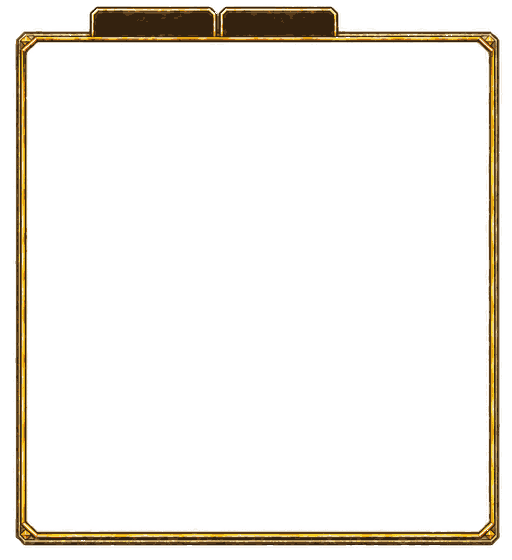
#> input picture docs/assets/settings_inner_frame_owner_v122_source.png, 512 x 560 px
$ python prepare_settings_view.py
#> lines starting #> are read from the running program, lines starting #| are printed output that depends on the picture
"""Convert the user's original empty-tab Settings inner frame for WoW.

The provided 1199x1312 RGBA artwork is stored as an alpha-preserving,
palette-optimized 512x560 transport PNG. The complete ornamentation and both
unlettered tabs remain in the image; Lua supplies localized interactive text.

Match the existing General inner-frame display geometry (774x985), using a
power-of-two TGA texture that WoW can load without texture-coordinate tricks.
"""
from pathlib import Path
from PIL import Image

root = Path(__file__).resolve().parents[1]
source = root / "docs/assets/settings_inner_frame_owner_v122_source.png"
out = root / "addon/WarScore/Media/General/settings_inner_frame_owner_v122.tga"

with Image.open(source) as provided:
#> provided is the input picture: PIL image 512x560 P; mean R, G, B, A 16, 10.7, 4.2, 24.6
    provided.load()
    if provided.size != (512, 560):
        raise ValueError(f"Unexpected v122 Settings frame size: {provided.size}")
    artwork = provided.convert("RGBA")
    if not artwork.getchannel("A").getbbox():
        raise ValueError("Owner Settings artwork has no visible pixels")
    # The established General panel displays the original 1199x1312 canvas
    # as 774x985; pre-stretch to square TGA to retain that exact drawn layout.
    texture = artwork.resize((1024, 1024), Image.Resampling.LANCZOS)
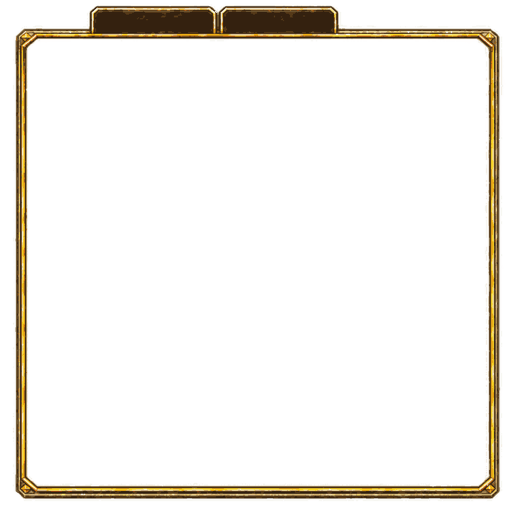
#> texture: PIL image 1024x1024 RGBA (shown at 1/2 size); mean R, G, B, A 16.6, 11.6, 4.4, 24.6; transparent parts drawn white
    texture.save(out, format="TGA")

with Image.open(out) as verified:
    verified.load()
    if verified.size != (1024, 1024) or not verified.convert("RGBA").getchannel("A").getbbox():
        raise AssertionError("Packaged v122 Settings frame is invalid")
#> (the run stopped early here; a loop or call above may not have finished)
